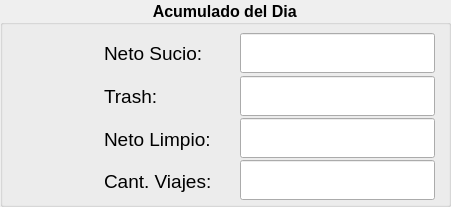
   <widget class="QGroupBox" name="grp_acumulado">
    <property name="geometry">
     <rect>
      <x>810</x>
      <y>417</y>
      <width>451</width>
      <height>207</height>
     </rect>
    </property>
    <property name="font">
     <font>
      <family>Tahoma</family>
      <pointsize>12</pointsize>
      <weight>75</weight>
      <bold>true</bold>
     </font>
    </property>
    <property name="title">
     <string>   Acumulado del Dia   </string>
    </property>
    <property name="alignment">
     <set>Qt::AlignCenter</set>
    </property>
    <property name="flat">
     <bool>false</bool>
    </property>
    <widget class="QLabel" name="label_37">
     <property name="geometry">
      <rect>
       <x>104</x>
       <y>41</y>
       <width>133</width>
       <height>25</height>
      </rect>
     </property>
     <property name="font">
      <font>
       <family>Tahoma</family>
       <pointsize>14</pointsize>
       <weight>50</weight>
       <bold>false</bold>
      </font>
     </property>
     <property name="text">
      <string>Neto Sucio:</string>
     </property>
    </widget>
    <widget class="QLineEdit" name="acum_bruto">
     <property name="geometry">
      <rect>
       <x>240</x>
       <y>33</y>
       <width>195</width>
       <height>40</height>
      </rect>
     </property>
     <property name="font">
      <font>
       <family>Tahoma</family>
       <pointsize>24</pointsize>
       <weight>75</weight>
       <bold>true</bold>
      </font>
     </property>
     <property name="autoFillBackground">
      <bool>false</bool>
     </property>
     <property name="text">
      <string/>
     </property>
     <property name="alignment">
      <set>Qt::AlignRight|Qt::AlignTrailing|Qt::AlignVCenter</set>
     </property>
     <property name="readOnly">
      <bool>true</bool>
     </property>
    </widget>
    <widget class="QLineEdit" name="acum_trash">
     <property name="geometry">
      <rect>
       <x>240</x>
       <y>76</y>
       <width>195</width>
       <height>40</height>
      </rect>
     </property>
     <property name="font">
      <font>
       <family>Tahoma</family>
       <pointsize>24</pointsize>
       <weight>75</weight>
       <bold>true</bold>
      </font>
     </property>
     <property name="autoFillBackground">
      <bool>false</bool>
     </property>
     <property name="text">
      <string/>
     </property>
     <property name="alignment">
      <set>Qt::AlignRight|Qt::AlignTrailing|Qt::AlignVCenter</set>
     </property>
     <property name="readOnly">
      <bool>true</bool>
     </property>
    </widget>
    <widget class="QLineEdit" name="acum_neto">
     <property name="geometry">
      <rect>
       <x>240</x>
       <y>118</y>
       <width>195</width>
       <height>40</height>
      </rect>
     </property>
     <property name="font">
      <font>
       <family>Tahoma</family>
       <pointsize>24</pointsize>
       <weight>75</weight>
       <bold>true</bold>
      </font>
     </property>
     <property name="autoFillBackground">
      <bool>false</bool>
     </property>
     <property name="text">
      <string/>
     </property>
     <property name="alignment">
      <set>Qt::AlignRight|Qt::AlignTrailing|Qt::AlignVCenter</set>
     </property>
     <property name="readOnly">
      <bool>true</bool>
     </property>
    </widget>
    <widget class="QLineEdit" name="acum_viajes">
     <property name="geometry">
      <rect>
       <x>240</x>
       <y>160</y>
       <width>195</width>
       <height>40</height>
      </rect>
     </property>
     <property name="font">
      <font>
       <family>Tahoma</family>
       <pointsize>24</pointsize>
       <weight>75</weight>
       <bold>true</bold>
      </font>
     </property>
     <property name="autoFillBackground">
      <bool>false</bool>
     </property>
     <property name="text">
      <string/>
     </property>
     <property name="alignment">
      <set>Qt::AlignRight|Qt::AlignTrailing|Qt::AlignVCenter</set>
     </property>
     <property name="readOnly">
      <bool>true</bool>
     </property>
    </widget>
    <widget class="QLabel" name="label_38">
     <property name="geometry">
      <rect>
       <x>104</x>
       <y>84</y>
       <width>133</width>
       <height>25</height>
      </rect>
     </property>
     <property name="font">
      <font>
       <family>Tahoma</family>
       <pointsize>14</pointsize>
       <weight>50</weight>
       <bold>false</bold>
      </font>
     </property>
     <property name="text">
      <string>Trash:</string>
     </property>
    </widget>
    <widget class="QLabel" name="label_39">
     <property name="geometry">
      <rect>
       <x>104</x>
       <y>127</y>
       <width>133</width>
       <height>25</height>
      </rect>
     </property>
     <property name="font">
      <font>
       <family>Tahoma</family>
       <pointsize>14</pointsize>
       <weight>50</weight>
       <bold>false</bold>
      </font>
     </property>
     <property name="text">
      <string>Neto Limpio:</string>
     </property>
    </widget>
    <widget class="QLabel" name="label_40">
     <property name="geometry">
      <rect>
       <x>104</x>
       <y>169</y>
       <width>133</width>
       <height>25</height>
      </rect>
     </property>
     <property name="font">
      <font>
       <family>Tahoma</family>
       <pointsize>14</pointsize>
       <weight>50</weight>
       <bold>false</bold>
      </font>
     </property>
     <property name="text">
      <string>Cant. Viajes:</string>
     </property>
    </widget>
   </widget>
